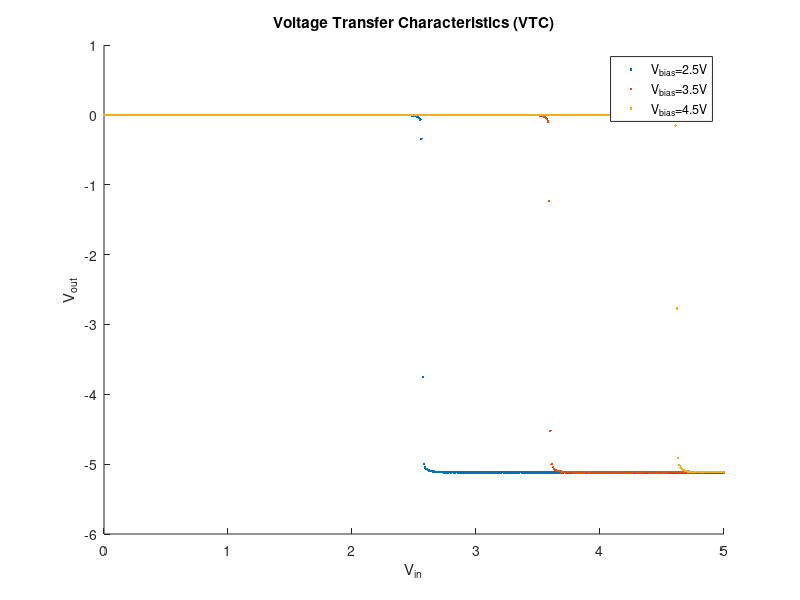
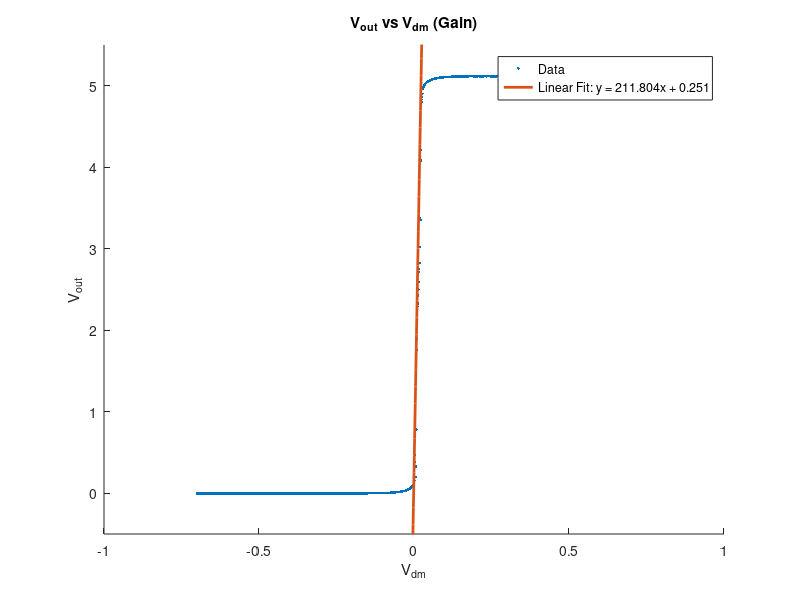
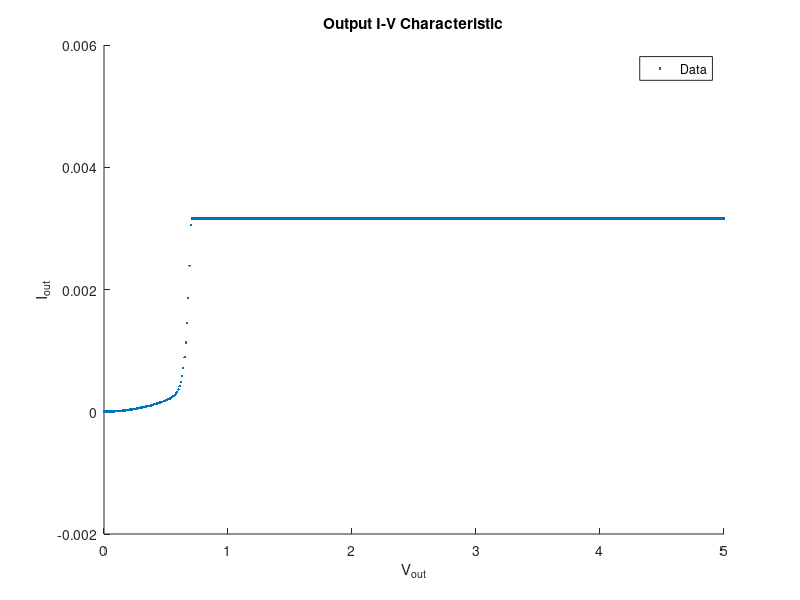
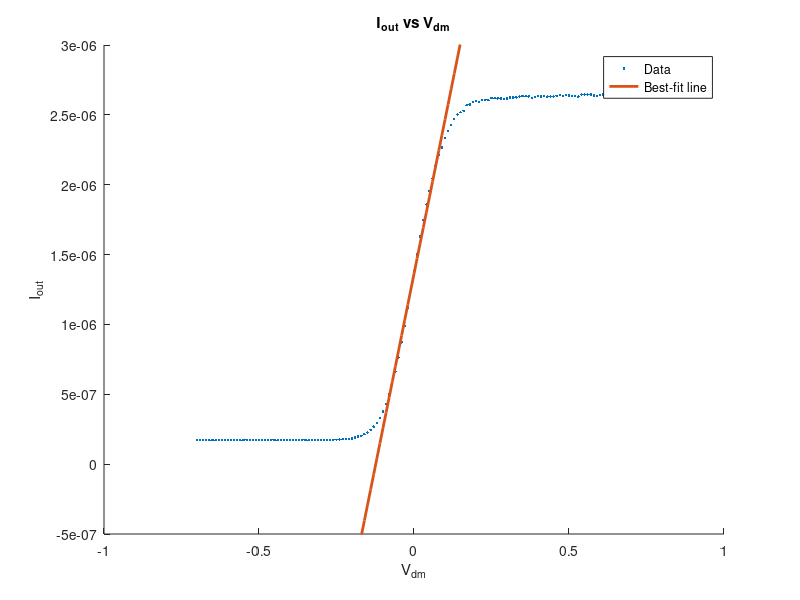

MATLAB code for these plots, in order: (Note: this script raises an error after producing the figures.)
load('lab7_exp1.mat')

figure;
hold on; 

plot(V_in_25dV, V_out_25dV, '.');
plot(V_in_35dV, V_out_35dV, '.');
plot(V_in_45dV, V_out_45dV,'.');

xlabel('V_{in}');
ylabel('V_{out}');
title('Voltage Transfer Characteristics (VTC)');
legend('V_{bias}=2.5V','V_{bias}=3.5V','V_{bias}=4.5V','Location','best');
%%
load('lab7_exp2_1.mat')

figure; hold on; 

Vdm = V_dm_45dV;
Vout = -V_out_45dV(1:length(Vdm));

plot(Vdm, Vout, '.');

fit_line = 211.804 * Vdm + 0.251;

plot(Vdm, fit_line, '-', 'LineWidth', 2);

xlabel('V_{dm}');
ylabel('V_{out}');
title('V_{out} vs V_{dm} (Gain)');
legend('Data','Linear Fit: y = 211.804x + 0.251','Location','best');

ylim([-0.5 5.5])
%%
load('lab7_exp2_2.mat')

figure; 
hold on;

V = V_out_45dV;
I = I_out_45dV;

plot(V, I, '.');

idx = (V >= 0.68) & (V <= 0.7);

p = polyfit(V(idx), I(idx), 1);
fit_line = polyval(p, V);

%plot(V, fit_line, '-', 'LineWidth', 2);

xlabel('V_{out}');
ylabel('I_{out}');
title('Output I-V Characteristic');
legend('Data','Best-fit line','Location','best');
ylim([-0.002 0.006])

%%
load('lab7_exp2_3.mat')

figure; 
hold on;

plot(Vdm_45dV, I_out, '.');

idx = (Vdm_45dV >= -0.09) & (Vdm_45dV <= 0.09);

p = polyfit(Vdm_45dV(idx), I_out(idx), 1);
fit_line = polyval(p, Vdm_45dV);
plot(Vdm_45dV, fit_line, '-', 'LineWidth', 2);
xlabel('V_{dm}');
ylabel('I_{out}');
title('I_{out} vs V_{dm}');
legend('Data','Best-fit line','Location','best');
ylim([-0.5*10^-6, 3*10^-6])

%% 
data = readmatrix('Long Pulse\NewFile1.csv');

CH1 = data(:,2);
CH2 = data(:,3);


window = 5;
CH1_smooth = movmean(CH1, window);
CH2_smooth = movmean(CH2, window);
t0 = -6.00e-4;
dt = 1.00e-6;

t = t0 + (0:length(CH1)-1)' * dt;

figure;


plot(t, CH1_smooth, 'b.'); hold on;
plot(t, CH2_smooth, 'r.');


xlabel('Time (μs)');
ylabel('Voltage (V)');
title('Unity-Gain Follower Response');

legend({'Input', 'Output'}, 'Location', 'best');

set(gca, 'FontSize', 12, 'LineWidth', 1);

%%
data = readmatrix('Short Pulse\NewFile1.csv');

CH1 = data(:,2);
CH2 = data(:,3);

window = 40;
CH1_smooth = movmean(CH1, window);
CH2_smooth = movmean(CH2, window);

t0 = -6.00e-4;
dt = 1.00e-6;

t = t0 + (0:length(CH1)-1)' * dt;

figure;

plot(t, CH2_smooth+0.005, 'r.');
hold on;
plot(t, CH1_smooth, 'b.');



xlabel('Time (μs)');
ylabel('Voltage (V)');
title('Unity-Gain Follower Response');

legend({'Input', 'Output'}, 'Location', 'best');

set(gca, 'FontSize', 12, 'LineWidth', 1);
